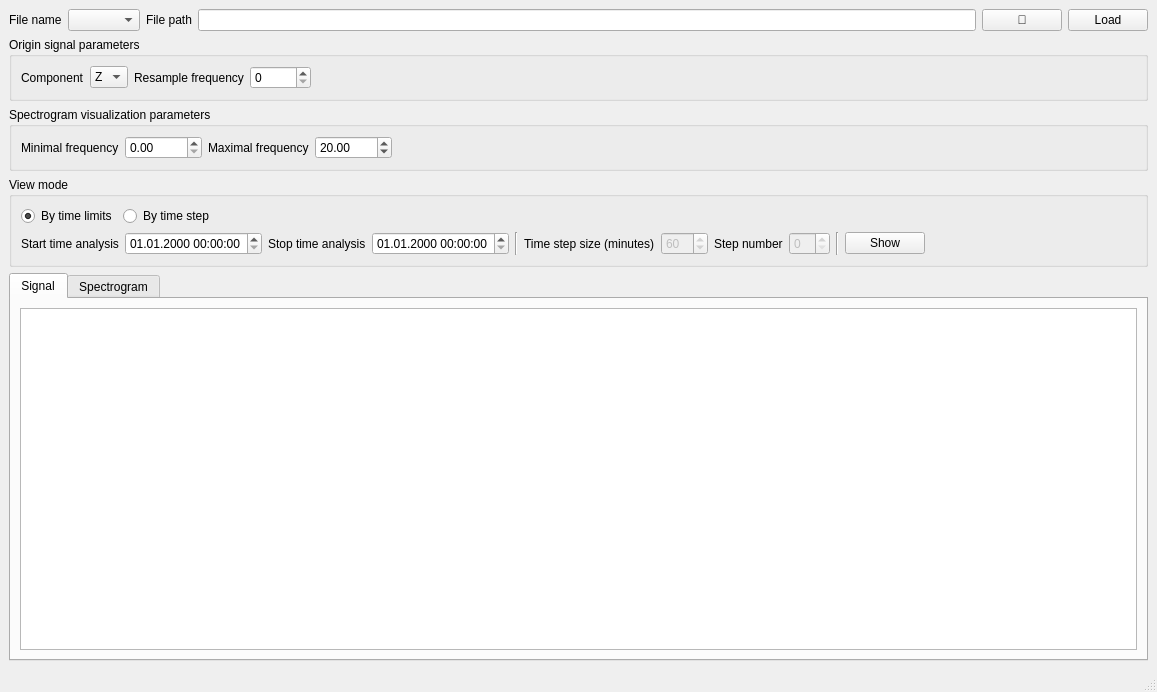
<?xml version="1.0" encoding="UTF-8"?>
<ui version="4.0">
 <class>MainWindow</class>
 <widget class="QMainWindow" name="MainWindow">
  <property name="windowModality">
   <enum>Qt::ApplicationModal</enum>
  </property>
  <property name="geometry">
   <rect>
    <x>0</x>
    <y>0</y>
    <width>1157</width>
    <height>692</height>
   </rect>
  </property>
  <property name="windowTitle">
   <string>Spectrorgam Viewer</string>
  </property>
  <property name="documentMode">
   <bool>false</bool>
  </property>
  <widget class="QWidget" name="centralwidget">
   <layout class="QVBoxLayout" name="verticalLayout">
    <item>
     <layout class="QGridLayout" name="gridLayout_2">
      <item row="0" column="0">
       <widget class="QLabel" name="label_7">
        <property name="text">
         <string>File name</string>
        </property>
       </widget>
      </item>
      <item row="0" column="2">
       <widget class="QLabel" name="label">
        <property name="text">
         <string>File path</string>
        </property>
       </widget>
      </item>
      <item row="3" column="0" colspan="6">
       <widget class="QGroupBox" name="gbViewMode">
        <property name="enabled">
         <bool>true</bool>
        </property>
        <property name="title">
         <string>View mode</string>
        </property>
        <layout class="QVBoxLayout" name="verticalLayout_8">
         <item>
          <layout class="QHBoxLayout" name="horizontalLayout_8">
           <item>
            <widget class="QRadioButton" name="rbTimeLimitsMode">
             <property name="text">
              <string>By time limits</string>
             </property>
             <property name="checked">
              <bool>true</bool>
             </property>
            </widget>
           </item>
           <item>
            <widget class="QRadioButton" name="rbTimeStepMode">
             <property name="text">
              <string>By time step</string>
             </property>
            </widget>
           </item>
           <item>
            <spacer name="horizontalSpacer_4">
             <property name="orientation">
              <enum>Qt::Horizontal</enum>
             </property>
             <property name="sizeHint" stdset="0">
              <size>
               <width>40</width>
               <height>20</height>
              </size>
             </property>
            </spacer>
           </item>
          </layout>
         </item>
         <item>
          <layout class="QHBoxLayout" name="horizontalLayout_9">
           <item>
            <widget class="QLabel" name="label_19">
             <property name="text">
              <string>Start time analysis</string>
             </property>
            </widget>
           </item>
           <item>
            <widget class="QDateTimeEdit" name="dtStartTime">
             <property name="enabled">
              <bool>true</bool>
             </property>
             <property name="displayFormat">
              <string>dd.MM.yyyy HH:mm:ss</string>
             </property>
            </widget>
           </item>
           <item>
            <widget class="QLabel" name="label_20">
             <property name="text">
              <string>Stop time analysis</string>
             </property>
            </widget>
           </item>
           <item>
            <widget class="QDateTimeEdit" name="dtStopTime">
             <property name="enabled">
              <bool>true</bool>
             </property>
             <property name="displayFormat">
              <string>dd.MM.yyyy HH:mm:ss</string>
             </property>
            </widget>
           </item>
           <item>
            <widget class="Line" name="line">
             <property name="orientation">
              <enum>Qt::Vertical</enum>
             </property>
            </widget>
           </item>
           <item>
            <widget class="QLabel" name="label_21">
             <property name="text">
              <string>Time step size (minutes)</string>
             </property>
            </widget>
           </item>
           <item>
            <widget class="QSpinBox" name="sbTimeStepSize">
             <property name="enabled">
              <bool>false</bool>
             </property>
             <property name="maximum">
              <number>120</number>
             </property>
             <property name="value">
              <number>60</number>
             </property>
            </widget>
           </item>
           <item>
            <widget class="QLabel" name="label_22">
             <property name="text">
              <string>Step number</string>
             </property>
            </widget>
           </item>
           <item>
            <widget class="QSpinBox" name="sbTimeStepIndex">
             <property name="enabled">
              <bool>false</bool>
             </property>
            </widget>
           </item>
           <item>
            <widget class="Line" name="line_2">
             <property name="orientation">
              <enum>Qt::Vertical</enum>
             </property>
            </widget>
           </item>
           <item>
            <widget class="QPushButton" name="bShow">
             <property name="enabled">
              <bool>true</bool>
             </property>
             <property name="text">
              <string>Show</string>
             </property>
            </widget>
           </item>
           <item>
            <spacer name="horizontalSpacer">
             <property name="orientation">
              <enum>Qt::Horizontal</enum>
             </property>
             <property name="sizeHint" stdset="0">
              <size>
               <width>40</width>
               <height>20</height>
              </size>
             </property>
            </spacer>
           </item>
          </layout>
         </item>
        </layout>
       </widget>
      </item>
      <item row="0" column="5">
       <widget class="QPushButton" name="bLoadData">
        <property name="text">
         <string>Load</string>
        </property>
       </widget>
      </item>
      <item row="1" column="0" colspan="6">
       <widget class="QGroupBox" name="groupBox_3">
        <property name="title">
         <string>Origin signal parameters</string>
        </property>
        <layout class="QVBoxLayout" name="verticalLayout_7">
         <item>
          <layout class="QHBoxLayout" name="horizontalLayout_5">
           <item>
            <widget class="QLabel" name="label_15">
             <property name="text">
              <string>Component</string>
             </property>
            </widget>
           </item>
           <item>
            <widget class="QComboBox" name="cbComponents">
             <item>
              <property name="text">
               <string>Z</string>
              </property>
             </item>
             <item>
              <property name="text">
               <string>X</string>
              </property>
             </item>
             <item>
              <property name="text">
               <string>Y</string>
              </property>
             </item>
            </widget>
           </item>
           <item>
            <widget class="QLabel" name="label_4">
             <property name="text">
              <string>Resample frequency</string>
             </property>
            </widget>
           </item>
           <item>
            <widget class="QSpinBox" name="sbResampleFrequency">
             <property name="maximum">
              <number>10000</number>
             </property>
            </widget>
           </item>
           <item>
            <spacer name="horizontalSpacer_5">
             <property name="orientation">
              <enum>Qt::Horizontal</enum>
             </property>
             <property name="sizeHint" stdset="0">
              <size>
               <width>40</width>
               <height>20</height>
              </size>
             </property>
            </spacer>
           </item>
          </layout>
         </item>
        </layout>
       </widget>
      </item>
      <item row="0" column="3">
       <widget class="QLineEdit" name="leFilePath">
        <property name="readOnly">
         <bool>true</bool>
        </property>
       </widget>
      </item>
      <item row="0" column="4">
       <widget class="QPushButton" name="pbOpenFile">
        <property name="text">
         <string>📃</string>
        </property>
       </widget>
      </item>
      <item row="0" column="1">
       <widget class="QComboBox" name="cbFileName"/>
      </item>
      <item row="2" column="0" colspan="6">
       <widget class="QGroupBox" name="groupBox_2">
        <property name="title">
         <string>Spectrogram visualization parameters</string>
        </property>
        <layout class="QVBoxLayout" name="verticalLayout_2">
         <item>
          <layout class="QHBoxLayout" name="horizontalLayout_4">
           <item>
            <widget class="QLabel" name="label_16">
             <property name="text">
              <string>Minimal frequency</string>
             </property>
            </widget>
           </item>
           <item>
            <widget class="QDoubleSpinBox" name="dsSpectrogramMinFrequency">
             <property name="maximum">
              <double>10000.000000000000000</double>
             </property>
            </widget>
           </item>
           <item>
            <widget class="QLabel" name="label_17">
             <property name="text">
              <string>Maximal frequency</string>
             </property>
            </widget>
           </item>
           <item>
            <widget class="QDoubleSpinBox" name="dsSpectrogramMaxFrequency">
             <property name="maximum">
              <double>10000.000000000000000</double>
             </property>
             <property name="value">
              <double>20.000000000000000</double>
             </property>
            </widget>
           </item>
           <item>
            <spacer name="horizontalSpacer_3">
             <property name="orientation">
              <enum>Qt::Horizontal</enum>
             </property>
             <property name="sizeHint" stdset="0">
              <size>
               <width>40</width>
               <height>20</height>
              </size>
             </property>
            </spacer>
           </item>
          </layout>
         </item>
        </layout>
       </widget>
      </item>
     </layout>
    </item>
    <item>
     <widget class="QTabWidget" name="tabWidget">
      <property name="currentIndex">
       <number>0</number>
      </property>
      <widget class="QWidget" name="tab_2">
       <attribute name="title">
        <string>Signal</string>
       </attribute>
       <layout class="QVBoxLayout" name="verticalLayout_4">
        <item>
         <widget class="PlotWidget" name="gwGraphOriginalSignal"/>
        </item>
       </layout>
      </widget>
      <widget class="QWidget" name="tab">
       <attribute name="title">
        <string>Spectrogram</string>
       </attribute>
       <layout class="QVBoxLayout" name="verticalLayout_6">
        <item>
         <widget class="GraphicsLayoutWidget" name="gwGraphOriginalSpectrogram"/>
        </item>
       </layout>
      </widget>
     </widget>
    </item>
   </layout>
  </widget>
  <widget class="QMenuBar" name="menubar">
   <property name="geometry">
    <rect>
     <x>0</x>
     <y>0</y>
     <width>1157</width>
     <height>22</height>
    </rect>
   </property>
  </widget>
  <widget class="QStatusBar" name="statusbar"/>
 </widget>
 <customwidgets>
  <customwidget>
   <class>PlotWidget</class>
   <extends>QGraphicsView</extends>
   <header>pyqtgraph.h</header>
  </customwidget>
  <customwidget>
   <class>GraphicsLayoutWidget</class>
   <extends>QGraphicsView</extends>
   <header>pyqtgraph.h</header>
  </customwidget>
 </customwidgets>
 <resources/>
 <connections/>
</ui>
